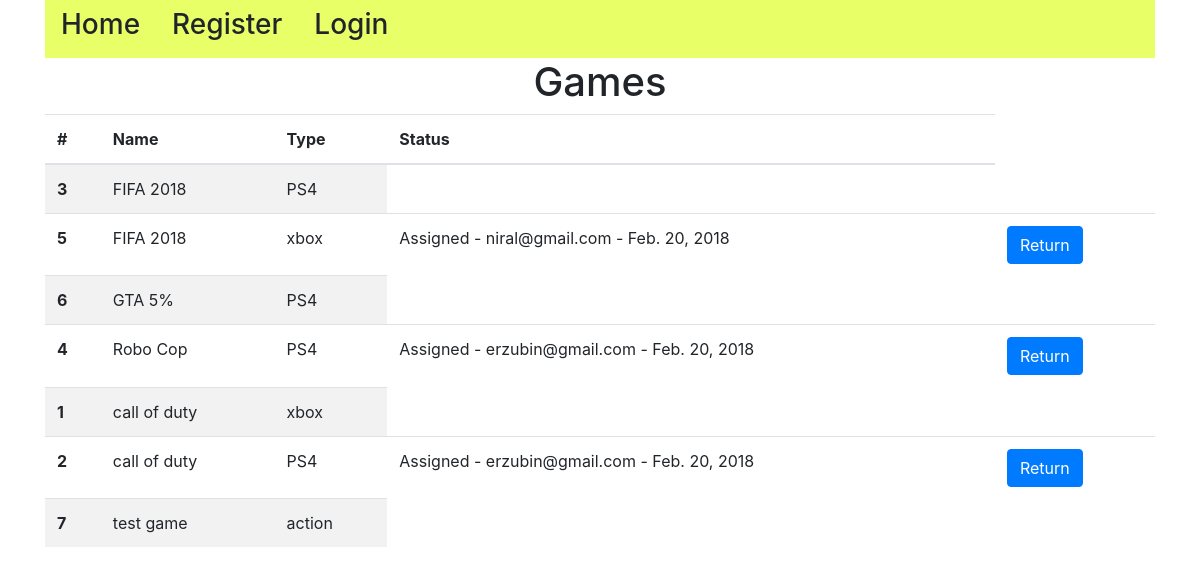
The page /inventory/game/ on the database its author committed.
### inventory/models.py (models this page shows, shortened)
class Game(models.Model):
        game_name = models.CharField(max_length = 100 )
        game_type = models.CharField(max_length = 100 )

class Assign(models.Model):
        customer_phone = models.ForeignKey( Customer, on_delete=models.CASCADE )
        game_name = models.OneToOneField( Game, on_delete=models.CASCADE , primary_key=True)
        current_date = models.DateField(auto_now=True)

class Customer(models.Model):
        name = models.CharField(max_length = 264)
        email = models.EmailField(max_length = 264 , unique = True )
        phone_num = models.IntegerField( unique = True )

### inventory/views.py (the view)
# urls.py: path('game/' , views.game , name = "game"),
def game(request):
    game_list = Game.objects.order_by('game_name')
    status = Assign.objects.order_by('game_name')
    game_dict = {'game_info' : game_list , 'status' : status  }
    return render(request , "game.html" , context = game_dict)

### templates/game.html
<!DOCTYPE html>
{% extends 'home.html' %}
{% block bodyblock %}
<div class="page-header text-center">
  <h1>Games</h1>
</div>
<table class="table table-striped table-hover">
  <thead>
    <th scope="col">#</th>
    <th scope="col">Name</th>
    <th scope="col">Type</th>
    <th scope="col">Status</th>
  </thead>
  {% for game in game_info %}
  <tr>
    <th scope="col">{{game.id}}</th>
    <td>{{game.game_name}}</td>
    <td>{{game.game_type}}</td>
    {% for ass in status %}
    {% if game.game_name == ass.game_name.game_name and game.game_type == ass.game_name.game_type %}
    <td>Assigned -  {{ass.customer_phone.email}}  -  {{ass.current_date}}</td>
    <td> <a href="/inventory/{{ass.customer_phone.email}}/{{ass.game_name.game_type}}" class="btn btn-primary"> Return </a> </td>
    {% endif %}
    {% endfor %}
  </tr>
  {% endfor %}
</table>
{% endblock %}

### templates/home.html (shortened to what this page needs)
<!doctype html>
<html lang="en">
  <head>
    <link rel="stylesheet" href="https://maxcdn.bootstrapcdn.com/bootstrap/4.0.0/css/bootstrap.min.css">
  </head>
  <body>
    <div class="container">
        <ul class="nav" style="background-color: #e8ff68">
          {% if user.is_authenticated %}
          <li class="nav-item">
            <a class="nav-link h3" href="{% url 'inventory:customerinfo' %}"> CustomerInfo </a>
          </li>
          <li class="nav-item">
            <a class="nav-link h3" href="{% url 'inventory:addgame' %}">AddGame</a>
          </li>
          <li class="nav-item">
            <a class="nav-link h3" href="{% url 'inventory:game' %}">Game</a>
          </li>
          <li class="nav-item">
            <a class="nav-link h3" href="{% url 'inventory:assign' %}"> Assign </a>
          </li>
          <li class="nav-item">
            <a class="nav-link h3" href="{% url 'inventory:signup' %}"> SignUp </a>
          </li>
          <li class="nav-item">
            <a class="nav-link h3" href="{% url 'user_logout' %}">Logout</a>
          </li>
          <li class="nav-item">
            <h1>  Welcome {{user.username}}</h1>
          </li>
          {% else %}
          <li class="nav-item">
            <a class="nav-link h3" href="http://127.0.0.1:8000/"> Home </a>
          </li>
          <li class="nav-item">
            <a class="nav-link h3" href="{% url 'register' %}"> Register </a>
          </li>
          <li class="nav-item">
            <a class="nav-link h3" href="{% url 'inventory:user_login' %}"> Login </a>
          </li>
          {% endif %}
        </ul>
        {% block bodyblock %}
        {% endblock %}
    </div>
  </body>
</html>

### rows shown on the page
Game: id "3", game_name "FIFA 2018", game_type "PS4"
Game: id "5", game_name "FIFA 2018", game_type "xbox"
Assign: customer_phone.email "niral@gmail.com", current_date "Feb. 20, 2018"
Game: id "6", game_name "GTA 5%", game_type "PS4"
Game: id "4", game_name "Robo Cop", game_type "PS4"
Assign: customer_phone.email "erzubin@gmail.com", current_date "Feb. 20, 2018"
Game: id "1", game_name "call of duty", game_type "xbox"
Game: id "2", game_name "call of duty", game_type "PS4"
Assign: customer_phone.email "erzubin@gmail.com", current_date "Feb. 20, 2018"
Game: id "7", game_name "test game", game_type "action"
